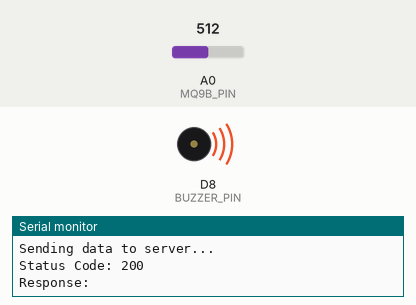
A sketch run on a simulated Arduino Uno R4 WiFi. On the bench: buzzer (waves = sounding, pin HIGH), the last lines printed to the serial monitor. The inputs (shaded band) are chosen by the test bench; at power-on: A0 (MQ9B_PIN) = 512. WiFi joins after 1.5 s; servers stay silent unless stated; uploads are accepted with an empty reply.

Above: at 2.7 s.
2.8 s: A0 (MQ9B_PIN) set to 417
5.1 s: A0 (MQ9B_PIN) set to 388
At 5.5 s:
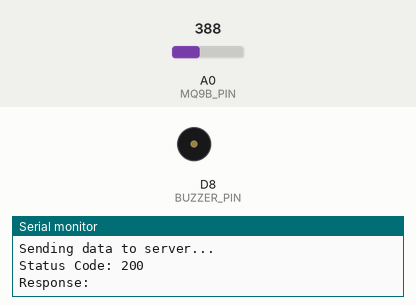
6.8 s: A0 (MQ9B_PIN) set to 410
At 8.6 s:
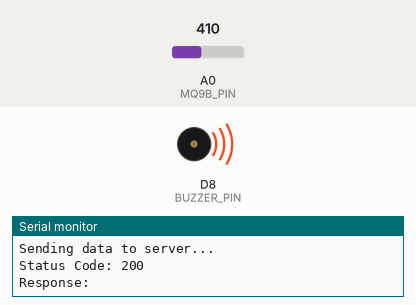
9.0 s: A0 (MQ9B_PIN) set to 390
At 10.5 s:
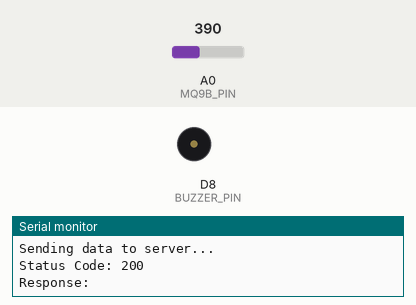
Timing chart, 0 to 12.0 s (numbered marks = the images above; inputs shaded):
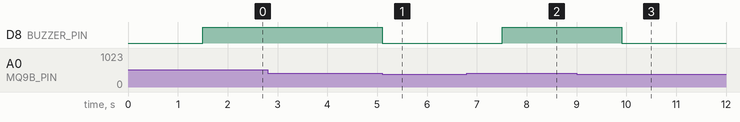

The sketch:

finalcode.ino
```cpp
#include <WiFiS3.h>
#include <ArduinoHttpClient.h>

// Wi-Fi credentials
const char* ssid = "Three_7AD76E";
const char* password = "2vLuswu235z3256";

// Raspberry Pi server IP and port
const char* serverAddress = "192.168.0.196"; // Replace with Raspberry Pi IP
const int serverPort = 5000;

// Define MQ-9B and buzzer pins
const int MQ9B_PIN = A0;
const int BUZZER_PIN = 8;
const int THRESHOLD = 400;

// Create WiFi and HTTP client objects
WiFiClient wifiClient;
HttpClient httpClient = HttpClient(wifiClient, serverAddress, serverPort);

void setup() {
  // Start serial communication
  Serial.begin(9600);

  // Connect to Wi-Fi
  Serial.print("Connecting to Wi-Fi");
  WiFi.begin(ssid, password);
  while (WiFi.status() != WL_CONNECTED) {
    delay(1000);
    Serial.print(".");
  }
  Serial.println("\nWi-Fi connected!");

  // Initialize pins
  pinMode(MQ9B_PIN, INPUT);
  pinMode(BUZZER_PIN, OUTPUT);
}

void loop() {
  // Read MQ-9B sensor value
  int sensorValue = analogRead(MQ9B_PIN);
  float voltage = sensorValue * (5.0 / 1023.0);
  bool alert = sensorValue > THRESHOLD;

  // Control the buzzer
  if (alert) {
    digitalWrite(BUZZER_PIN, HIGH);
  } else {
    digitalWrite(BUZZER_PIN, LOW);
  }

  // Send data to the Raspberry Pi
  if (WiFi.status() == WL_CONNECTED) {
    // Prepare JSON payload
    String jsonData = String("{\"mq9_value\":") + sensorValue +
                      ",\"mq9_voltage\":" + voltage +
                      ",\"alert\":\"" + (alert ? "HIGH" : "LOW") + "\"}";

    // Send HTTP POST request
    Serial.println("Sending data to server...");
    httpClient.beginRequest();
    httpClient.post("/update");
    httpClient.sendHeader("Content-Type", "application/json");
    httpClient.sendHeader("Content-Length", jsonData.length());
    httpClient.beginBody();
    httpClient.print(jsonData);
    httpClient.endRequest();

    // Get the server response
    int statusCode = httpClient.responseStatusCode();
    String response = httpClient.responseBody();
    Serial.print("Status Code: ");
    Serial.println(statusCode);
    Serial.print("Response: ");
    Serial.println(response);
  } else {
    Serial.println("Wi-Fi disconnected!");
  }

  delay(1000);
}
```

Measured:
- the behaviour switches between 401 and 400 on A0 (MQ9B_PIN) (found by bisection; images 0 and 1)
- after the input at 5.1 s, D8 (BUZZER_PIN): HIGH → LOW at once
- after the input at 6.8 s, D8 (BUZZER_PIN): LOW → HIGH after 0.71 s
- after the input at 9.0 s, D8 (BUZZER_PIN): HIGH → LOW after 0.91 s
